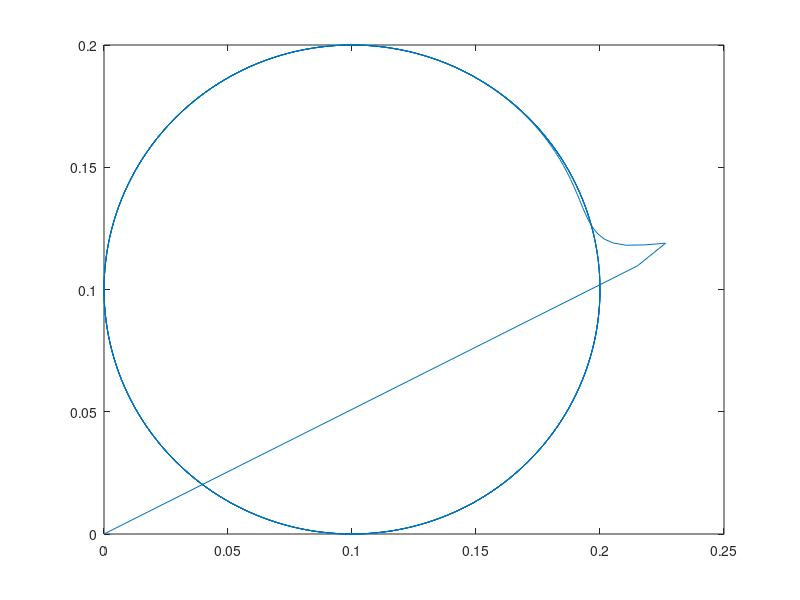

This chart was generated by the following MATLAB code:
clear all;
close all;

g = 9.81;
Ac = [0 1 0 0; 0 0 0 0; 0 0 0 1; 0 0 0 0];
Bc = (-5/7)*g*[0 0; 1 0; 0 0; 0 1];
Cc = [1 0 0 0; 0 0 1 0];
Dc = [0 0; 0 0];
x0 = [0;0;0;0]; % Initial point

Ts = 0.1;
ss_c = ss(Ac, Bc, Cc, Dc);
sys_tf1 = tf(ss_c(1, 1));
sys_tf2 = tf(ss_c(2, 2));
[A_1, B_1, C_1, D_1] = ssdata(sys_tf1);
[A_2, B_2, C_2, D_2] = ssdata(sys_tf2);
[nx,nu] = size(B_1);

% PID tunings from SISOTOOL
s = tf('s');
kp1 = -15.248335277286007;
ki1 = -17.124007265757687;
kd1 = -3.334131697914507;
N = 1/0.007643411387293;
C1 = kp1+ki1*(1/s)+kd1*(N/(1+N*(1/s)));
kp2 = kp1;
ki2 = ki1;
kd2 = kd1;

%% Test stability
s = tf('s');
step(sys_tf1*C1/(1+sys_tf1*C1))

%% initialize


%% ref
% reference 
N = 1000; % Samples
t = Ts*(0:N);

r = 0.1; % Radius of the circular reference trajectory
T = 20; % Period of the circular reference trajectory

x_center = 0.1;
y_center = 0.1;
x_ref = r*cos(2*pi*t/T);
y_ref = r*sin(2*pi*t/T); % Reference trajectory
x_ref = x_ref + x_center;
y_ref = y_ref + y_center;

%% Simulate seperatly
[px] = lsim(feedback(sys_tf1*C1,1),x_ref,t);
[py] = lsim(feedback(sys_tf1*C1,1),y_ref,t);
plot(px,py)

